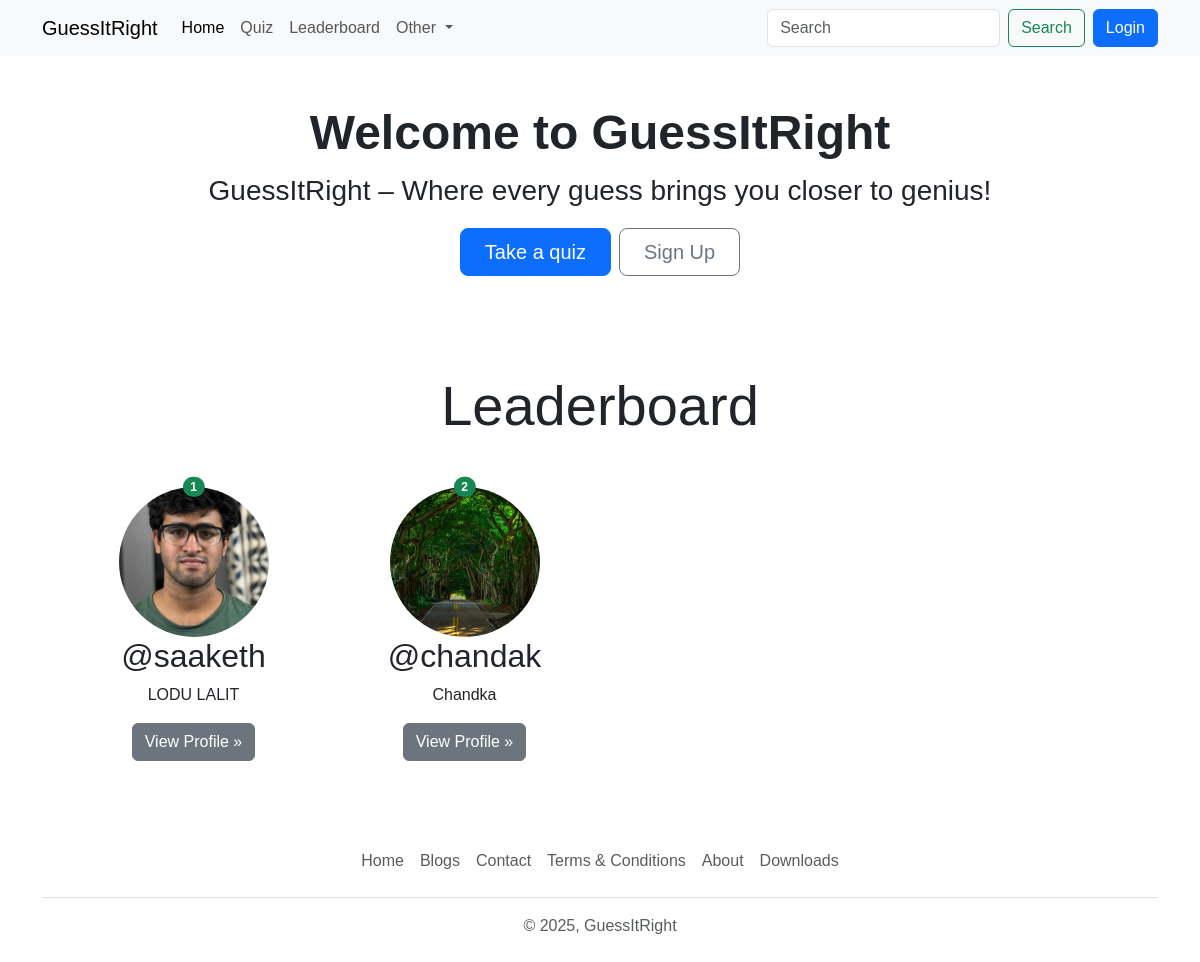
The app's page /, older data.
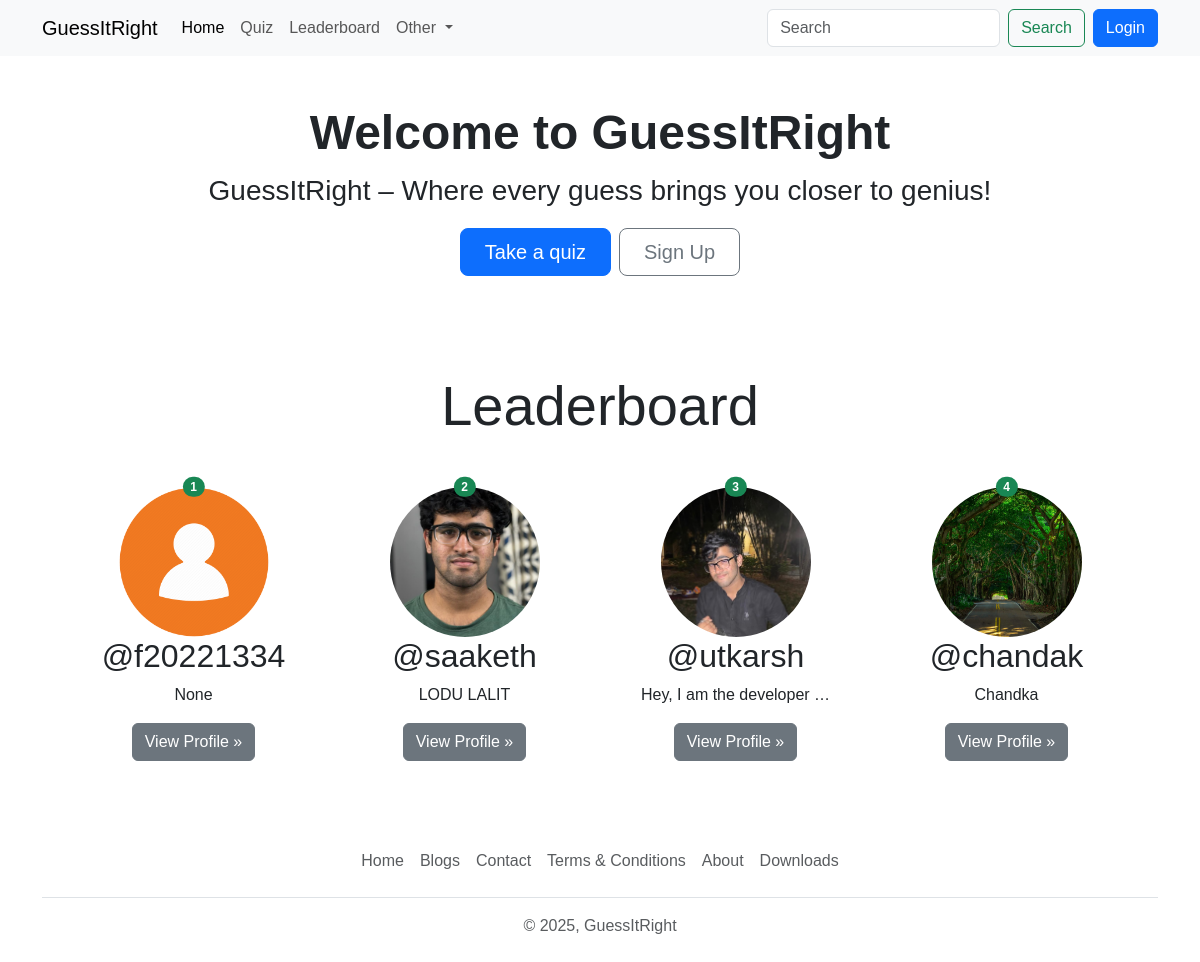
The same page, newer data.
### quiz/models.py (models this page shows, shortened)
class UserRank(models.Model) :
      user = models.OneToOneField(User, on_delete=models.CASCADE)
      rank = models.IntegerField(null=True, blank=True)
      total_score = models.IntegerField(null=True, blank=True)

### account/models.py (models this page shows, shortened)
class Profile(models.Model):
    user = models.OneToOneField(User, on_delete=models.CASCADE, null=True, verbose_name= 'User Object')
    bio = models.TextField(blank=True, null=True)
    profile_image = models.ImageField(upload_to='profile_images', default='user.png', blank=True, null= True, verbose_name='Profile Picture')
    location = models.CharField(max_length=100, blank=True, null= True, verbose_name= 'Location')
    GENDER = [
        ('male', 'male') ,
        ('Female', 'Female'),
        ('Other', 'Other')
    ]
    gender = models.CharField(max_length=6, choices = GENDER, blank=True, null=True)

### base/views.py (the view)
# urls.py: 2. Add a URL to urlpatterns:  path('', views.home, name='home')
def home(request) :
    leaderboard_users = UserRank.objects.order_by('rank')[0:4]
    if request.user.is_authenticated :
        user_object = User.objects.get(username = request.user)
        user_profile = Profile.objects.get_or_create(user = user_object)
        context = {"user_profile" : user_profile, "leaderboard_users" : leaderboard_users}
    else :
        context = {"leaderboard_users" : leaderboard_users}
    return render(request, 'welcome.html', context)

### templates/welcome.html
{% extends "index.html" %}
{% load static %}
{% block content %}
<div class="container text-center my-5">
    <h1 class="display-5 fw-bold my-2">Welcome to GuessItRight</h1>
    <p class="fs-3">GuessItRight – Where every guess brings you closer to genius!</p>
    <div class="d-inline-flex gap-2 mb-5">
        <a href="{% url 'all_quiz' %}" class="d-inline-flex align-items-center btn btn-primary btn-lg px-4">
            Take a quiz
        </a>
        {% if not request.user.is_authenticated %}
        <a href="{% url 'register' %}" class="btn btn-outline-secondary btn-lg px-4" type="button">
             Sign Up
        </a>
        {% endif %}
    </div>
</div>
<div class="container text-center">
    <h1 class="display-4 text-center my-5">Leaderboard</h1>
    <div class="row row-cols-sm-1 row-cols-md-2 row-cols-lg-3 row-cols-xl-4 mx-3">
        {% if leaderboard_users|length == 0 %}
        <div class="col-lg-4 position-relative mb-4">
            <h4 class="text-center text-danger">No Users Available on Leaderboard</h4>
        </div>
        {% else %}
        {% for rank in leaderboard_users %}
        <div class="col-lg-4 position-relative mb-4">
            <div style="width: 150px; height: 150px; overflow: hidden; border-radius: 50%; margin: 0 auto;">
                <img src="{{rank.user.profile.profile_image.url}}" class="img-fluid" style="width: 100%; height: 100%; object-fit: cover;">
            </div>
            <span class="position-absolute top-0 start-90 translate-middle badge rounded-pill bg-success">{{forloop.counter}}</span>
            <h2 class="fw-normal">@{{rank.user.username}}</h2>
            <p>{{rank.user.profile.bio|truncatewords:5}}</p>
            <p><a class="btn btn-secondary" href="{% url 'profile' rank.user.username %}">View Profile »</a></p>
        </div>
        {% endfor %}
        {% endif %}
    </div>
    {% endblock content %}

Row changes from the older to the newer data that the page shows:
added UserRank: user.profile.profile_image (placeholder picture), user.username "f20221334", user.profile.bio "None"
added UserRank: user.profile.profile_image (picture), user.username "utkarsh", user.profile.bio "Hey, I am the developer …"
